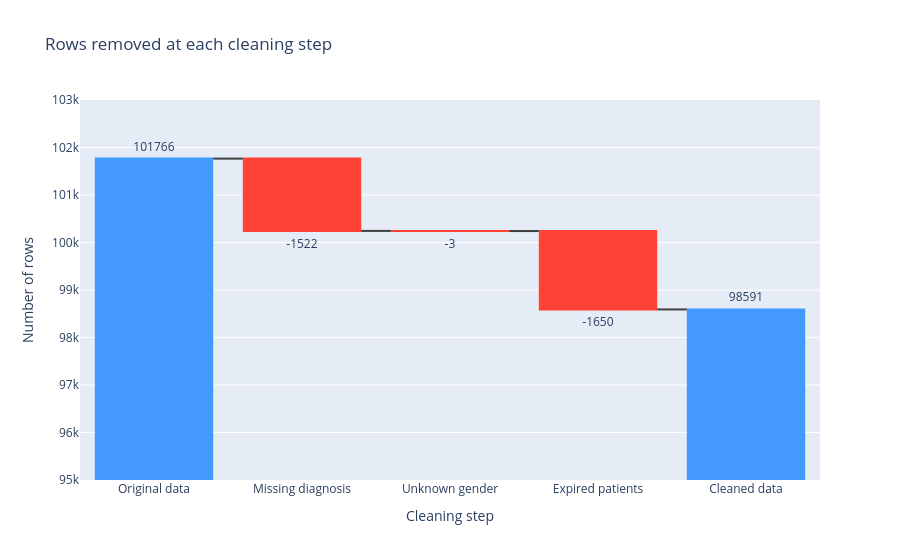

Write notebook code for a chart like this one.
### Markdown cell above
I added a `readmitted_30` column (1 if readmitted in under 30 days) so readmission could be included in the correlations. The strongest pair is time_in_hospital and num_medications (0.46), followed by num_procedures and num_medications (0.38) and time_in_hospital and num_lab_procedures (0.32). For 30-day readmission, number_inpatient has the highest correlation (0.17), and everything else is 0.06 or lower.

### Code cell
import plotly.graph_objects as go

changes = [rows_start, rows_after_diag - rows_start, rows_after_gender - rows_after_diag, len(df) - rows_after_gender]
fig = go.Figure(go.Waterfall(
    orientation='v',
    measure=['absolute', 'relative', 'relative', 'relative', 'total'],
    x=['Original data', 'Missing diagnosis', 'Unknown gender', 'Expired patients', 'Cleaned data'],
    textposition='outside',
    text=[str(c) for c in changes] + [str(len(df))],
    y=changes + [0],
    connector=dict(line=dict(color='rgb(63, 63, 63)'))
))

fig.update_layout(
    title='Rows removed at each cleaning step',
    xaxis_title='Cleaning step',
    yaxis_title='Number of rows',
    showlegend=False
)
fig.update_yaxes(range=[95000, 103000])
fig.show()

print("Rows removed for missing diagnosis:", rows_start - rows_after_diag)
print("Rows removed for unknown gender:", rows_after_diag - rows_after_gender)
print("Rows removed for expired patients:", rows_after_gender - len(df))
print("Percent of rows kept:", round(len(df) / rows_start * 100, 1))

### Figure 1 — Plotly figure (JSON) as saved in the notebook; plotly's stock layout.template omitted (floating-point values rounded to 4 significant figures)
{"data": [{"connector": {"line": {"color": "rgb(63, 63, 63)"}}, "measure": ["absolute", "relative", "relative", "relative", "total"], "orientation": "v", "text": ["101766", "-1522", "-3", "-1650", "98591"], "textposition": "outside", "type": "waterfall", "x": ["Original data", "Missing diagnosis", "Unknown gender", "Expired patients", "Cleaned data"], "y": [101766, -1522, -3, -1650, 0]}], "layout": {"showlegend": false, "title": {"text": "Rows removed at each cleaning step"}, "xaxis": {"title": {"text": "Cleaning step"}}, "yaxis": {"range": [95000, 103000], "title": {"text": "Number of rows"}}}}
